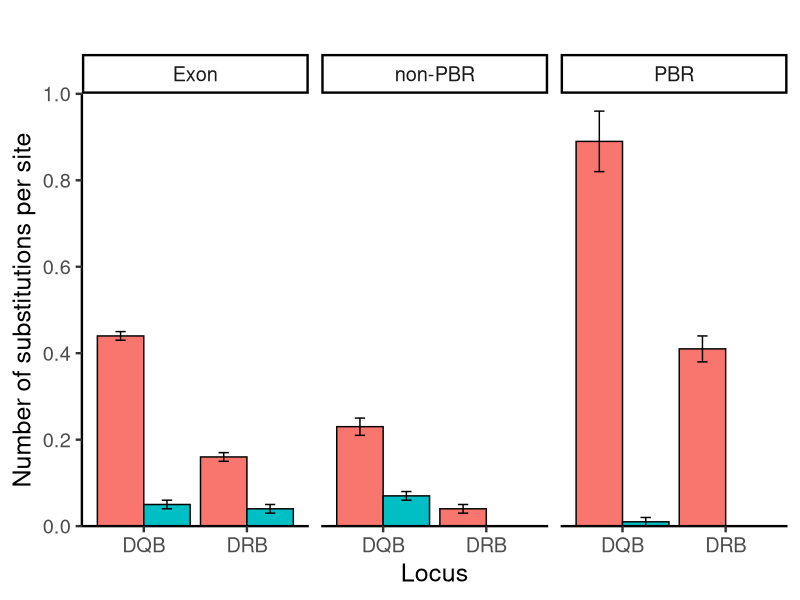

Here is the R script that generated this plot:
## ---- chunk 1
library(knitr)
knitr::opts_chunk$set(fig.width = 5, fig.height = 5,tidy = FALSE,
                      highlight = TRUE,comment = ">",strip.white = TRUE,collapse = TRUE,
                      warning = FALSE, message = FALSE, fig.align = "center")
options(width = 70)
## ---- chunk 2
library(magrittr)
library(ggplot2)
## ---- chunk 3
dqb_exon <- read.table("Phylogeny/p-distances/ArGa-DQB-Exon.txt",
                       skip = 21, sep = ";", nrows = 153, header = T)[["Distance"]]
  as.numeric()

drb_exon <- read.table("Phylogeny/p-distances/ArGa-DRB-Exon.txt",
                       skip = 21, sep = ";", nrows = 36, header = T)[["Distance"]]

t.test(dqb_exon, drb_exon)

dqb_PBR <- read.table("Phylogeny/p-distances/ArGa-DQB-PBR.txt",
                       skip = 21, sep = ";", nrows = 153, header = T)[["Distance"]]

drb_PBR <- read.table("Phylogeny/p-distances/ArGa-DRB-PBR.txt",
                       skip = 21, sep = ";", nrows = 36, header = T)[["Distance"]]

t.test(dqb_PBR, drb_PBR)

dqb_nonPBR <- read.table("Phylogeny/p-distances/ArGa-DQB-non-PBR.txt",
                       skip = 21, sep = ";", nrows = 153, header = T)[["Distance"]]

drb_nonPBR <- read.table("Phylogeny/p-distances/ArGa-DRB-non-PBR.txt",
                       skip = 21, sep = ";", nrows = 36, header = T)[["Distance"]]

t.test(dqb_nonPBR, drb_nonPBR)


## ---- chunk 4
###
df <- data.frame(
  locus = rep(c("DQB", "DRB"), each = 6),
  sub_rate = c(0.44, 0.89, 0.23, 0.05, 0.01, 0.07,
         0.16,0.41,0.04,0.04,0,0),
  se = c(0.01, 0.07, 0.02, 0.01, 0.01, 0.01,
         0.01, 0.03, 0.01, 0.01, 0, 0),
  unit = rep(c("Exon", "PBR", "non-PBR"), 4),
  sub_type = rep(rep(c("dN","dS"), each = 3),2)
  
)


library(ggplot2)
p <- ggplot(df, aes(x = locus, y = sub_rate, fill = sub_type)) + 
  geom_bar(stat = "identity", color = "black", 
           position = position_dodge()) +
  geom_errorbar(aes(ymin = sub_rate - se, ymax = sub_rate + se), width = .2,
                position = position_dodge(.9)) +
  theme_classic(base_size = 18) +
  theme(legend.title = element_blank(),
        legend.position = "n") +
  scale_y_continuous(expand = c(0,0),
                     breaks = seq(0,1,0.2),
                     limits = c(0,1)) +
  labs(title = "", x = "Locus", y = "Number of substitutions per site") +
  facet_wrap(~unit)
p
## ---- chunk 5
sessionInfo()
